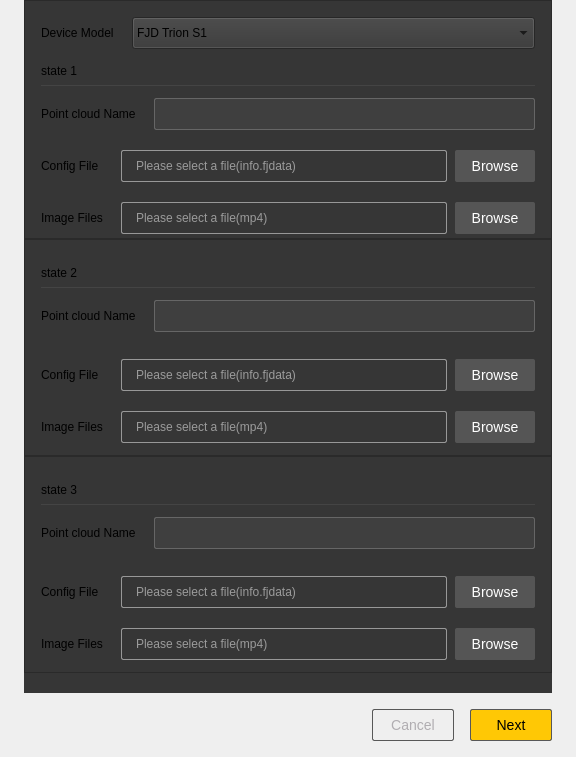
<?xml version="1.0" encoding="UTF-8"?>
<ui version="4.0">
 <class>PointCloudDataInputDlg</class>
 <widget class="QWidget" name="PointCloudDataInputDlg">
  <property name="geometry">
   <rect>
    <x>0</x>
    <y>0</y>
    <width>576</width>
    <height>757</height>
   </rect>
  </property>
  <property name="minimumSize">
   <size>
    <width>576</width>
    <height>0</height>
   </size>
  </property>
  <property name="maximumSize">
   <size>
    <width>576</width>
    <height>999999</height>
   </size>
  </property>
  <property name="windowTitle">
   <string>Statistical Outlier Removal</string>
  </property>
  <layout class="QVBoxLayout" name="verticalLayout_6">
   <property name="spacing">
    <number>0</number>
   </property>
   <property name="leftMargin">
    <number>24</number>
   </property>
   <property name="topMargin">
    <number>0</number>
   </property>
   <property name="rightMargin">
    <number>24</number>
   </property>
   <property name="bottomMargin">
    <number>0</number>
   </property>
   <item>
    <widget class="QFrame" name="frame">
     <property name="styleSheet">
      <string notr="true">background-color: rgb(54,54,54);</string>
     </property>
     <property name="frameShape">
      <enum>QFrame::StyledPanel</enum>
     </property>
     <property name="frameShadow">
      <enum>QFrame::Raised</enum>
     </property>
     <layout class="QVBoxLayout" name="verticalLayout_11">
      <property name="spacing">
       <number>20</number>
      </property>
      <property name="leftMargin">
       <number>16</number>
      </property>
      <property name="topMargin">
       <number>16</number>
      </property>
      <property name="rightMargin">
       <number>16</number>
      </property>
      <property name="bottomMargin">
       <number>4</number>
      </property>
      <item>
       <layout class="QVBoxLayout" name="verticalLayout_10">
        <property name="spacing">
         <number>12</number>
        </property>
        <item>
         <layout class="QHBoxLayout" name="horizontalLayout_14" stretch="0,5">
          <property name="spacing">
           <number>18</number>
          </property>
          <item>
           <widget class="QLabel" name="label_17">
            <property name="text">
             <string>Device Model</string>
            </property>
           </widget>
          </item>
          <item>
           <widget class="QComboBox" name="comboBox">
            <property name="minimumSize">
             <size>
              <width>0</width>
              <height>32</height>
             </size>
            </property>
            <property name="maximumSize">
             <size>
              <width>16777215</width>
              <height>32</height>
             </size>
            </property>
            <item>
             <property name="text">
              <string>FJD Trion S1</string>
             </property>
            </item>
            <item>
             <property name="text">
              <string>FJD Trion P1</string>
             </property>
            </item>
           </widget>
          </item>
         </layout>
        </item>
        <item>
         <layout class="QVBoxLayout" name="verticalLayout">
          <property name="spacing">
           <number>4</number>
          </property>
          <item>
           <layout class="QHBoxLayout" name="horizontalLayout">
            <item>
             <widget class="QLabel" name="label">
              <property name="minimumSize">
               <size>
                <width>0</width>
                <height>20</height>
               </size>
              </property>
              <property name="maximumSize">
               <size>
                <width>16777215</width>
                <height>20</height>
               </size>
              </property>
              <property name="text">
               <string>state 1</string>
              </property>
             </widget>
            </item>
            <item>
             <spacer name="horizontalSpacer">
              <property name="orientation">
               <enum>Qt::Horizontal</enum>
              </property>
              <property name="sizeHint" stdset="0">
               <size>
                <width>40</width>
                <height>20</height>
               </size>
              </property>
             </spacer>
            </item>
           </layout>
          </item>
          <item>
           <widget class="QLabel" name="label_13">
            <property name="minimumSize">
             <size>
              <width>0</width>
              <height>1</height>
             </size>
            </property>
            <property name="maximumSize">
             <size>
              <width>16777215</width>
              <height>1</height>
             </size>
            </property>
            <property name="styleSheet">
             <string notr="true">background-color: #444444;</string>
            </property>
            <property name="text">
             <string/>
            </property>
           </widget>
          </item>
         </layout>
        </item>
        <item>
         <layout class="QHBoxLayout" name="horizontalLayout_2">
          <property name="spacing">
           <number>18</number>
          </property>
          <item>
           <widget class="QLabel" name="label_2">
            <property name="text">
             <string>Point cloud Name</string>
            </property>
           </widget>
          </item>
          <item>
           <widget class="QLineEdit" name="lineEdit_cloudname">
            <property name="minimumSize">
             <size>
              <width>0</width>
              <height>32</height>
             </size>
            </property>
            <property name="maximumSize">
             <size>
              <width>16777215</width>
              <height>32</height>
             </size>
            </property>
            <property name="styleSheet">
             <string notr="true">QLineEdit
{
	background-color:#3F3F3F;
	color: #ffffff;
	border:1px solid #666666;
	border-radius: 2px;
	padding-left:12px;
}</string>
            </property>
            <property name="readOnly">
             <bool>true</bool>
            </property>
           </widget>
          </item>
         </layout>
        </item>
       </layout>
      </item>
      <item>
       <layout class="QGridLayout" name="gridLayout">
        <property name="horizontalSpacing">
         <number>18</number>
        </property>
        <property name="verticalSpacing">
         <number>20</number>
        </property>
        <item row="0" column="0">
         <widget class="QLabel" name="label_3">
          <property name="text">
           <string>Config File</string>
          </property>
         </widget>
        </item>
        <item row="0" column="1">
         <layout class="QHBoxLayout" name="horizontalLayout_3">
          <property name="spacing">
           <number>8</number>
          </property>
          <item>
           <widget class="QLineEdit" name="lineEdit_fjdata">
            <property name="minimumSize">
             <size>
              <width>0</width>
              <height>32</height>
             </size>
            </property>
            <property name="maximumSize">
             <size>
              <width>16777215</width>
              <height>32</height>
             </size>
            </property>
            <property name="styleSheet">
             <string notr="true">QLineEdit
{
	background-color:#363636;
	color: #ffffff;
	border:1px solid #989898;
	border-radius: 2px;
	padding-left:12px;
}</string>
            </property>
            <property name="readOnly">
             <bool>true</bool>
            </property>
            <property name="placeholderText">
             <string>Please select a file(info.fjdata)</string>
            </property>
           </widget>
          </item>
          <item>
           <widget class="QPushButton" name="pushButton_fjdata">
            <property name="styleSheet">
             <string notr="true">QPushButton{
	width: 80px;
	height: 32px;
	border-radius: 2px;
	font-size:14px;
	color:#ffffff;
	background-color:#555;
	border:none;
}

QPushButton:hover{
	background-color:#2B2B2B;
}
QPushButton:pressed{
	background-color:#2B2B2B;
}

QPushButton:disabled{
	background-color:#555;
}</string>
            </property>
            <property name="text">
             <string>Browse</string>
            </property>
           </widget>
          </item>
         </layout>
        </item>
        <item row="1" column="0">
         <widget class="QLabel" name="label_4">
          <property name="text">
           <string>Image Files</string>
          </property>
         </widget>
        </item>
        <item row="1" column="1">
         <layout class="QHBoxLayout" name="horizontalLayout_4">
          <property name="spacing">
           <number>8</number>
          </property>
          <item>
           <widget class="QLineEdit" name="lineEdit_videopath">
            <property name="minimumSize">
             <size>
              <width>0</width>
              <height>32</height>
             </size>
            </property>
            <property name="maximumSize">
             <size>
              <width>16777215</width>
              <height>32</height>
             </size>
            </property>
            <property name="styleSheet">
             <string notr="true">QLineEdit
{
	background-color:#363636;
	color: #ffffff;
	border:1px solid #989898;
	border-radius: 2px;
	padding-left:12px;
}</string>
            </property>
            <property name="readOnly">
             <bool>true</bool>
            </property>
            <property name="placeholderText">
             <string>Please select a file(mp4)</string>
            </property>
           </widget>
          </item>
          <item>
           <widget class="QPushButton" name="pushButton_video">
            <property name="styleSheet">
             <string notr="true">QPushButton{
	width: 80px;
	height: 32px;
	border-radius: 2px;
	font-size:14px;
	color:#ffffff;
	background-color:#555;
	border:none;
}

QPushButton:hover{
	background-color:#2B2B2B;
}
QPushButton:pressed{
	background-color:#2B2B2B;
}

QPushButton:disabled{
	background-color:#555;
}</string>
            </property>
            <property name="text">
             <string>Browse</string>
            </property>
           </widget>
          </item>
         </layout>
        </item>
       </layout>
      </item>
     </layout>
    </widget>
   </item>
   <item>
    <widget class="QFrame" name="frame_2">
     <property name="styleSheet">
      <string notr="true">background-color: rgb(54,54,54);</string>
     </property>
     <property name="frameShape">
      <enum>QFrame::StyledPanel</enum>
     </property>
     <property name="frameShadow">
      <enum>QFrame::Raised</enum>
     </property>
     <layout class="QVBoxLayout" name="verticalLayout_8">
      <property name="spacing">
       <number>20</number>
      </property>
      <property name="leftMargin">
       <number>16</number>
      </property>
      <property name="topMargin">
       <number>16</number>
      </property>
      <property name="rightMargin">
       <number>16</number>
      </property>
      <property name="bottomMargin">
       <number>4</number>
      </property>
      <item>
       <layout class="QVBoxLayout" name="verticalLayout_7">
        <property name="spacing">
         <number>12</number>
        </property>
        <item>
         <layout class="QVBoxLayout" name="verticalLayout_2">
          <property name="spacing">
           <number>4</number>
          </property>
          <item>
           <layout class="QHBoxLayout" name="horizontalLayout_5">
            <item>
             <widget class="QLabel" name="label_5">
              <property name="minimumSize">
               <size>
                <width>0</width>
                <height>20</height>
               </size>
              </property>
              <property name="maximumSize">
               <size>
                <width>16777215</width>
                <height>20</height>
               </size>
              </property>
              <property name="text">
               <string>state 2</string>
              </property>
             </widget>
            </item>
            <item>
             <spacer name="horizontalSpacer_2">
              <property name="orientation">
               <enum>Qt::Horizontal</enum>
              </property>
              <property name="sizeHint" stdset="0">
               <size>
                <width>40</width>
                <height>20</height>
               </size>
              </property>
             </spacer>
            </item>
           </layout>
          </item>
          <item>
           <widget class="QLabel" name="label_14">
            <property name="minimumSize">
             <size>
              <width>0</width>
              <height>1</height>
             </size>
            </property>
            <property name="maximumSize">
             <size>
              <width>16777215</width>
              <height>1</height>
             </size>
            </property>
            <property name="styleSheet">
             <string notr="true">background-color: #444444;</string>
            </property>
            <property name="text">
             <string/>
            </property>
           </widget>
          </item>
         </layout>
        </item>
        <item>
         <layout class="QHBoxLayout" name="horizontalLayout_6">
          <property name="spacing">
           <number>18</number>
          </property>
          <item>
           <widget class="QLabel" name="label_6">
            <property name="text">
             <string>Point cloud Name</string>
            </property>
           </widget>
          </item>
          <item>
           <widget class="QLineEdit" name="lineEdit_cloudname_2">
            <property name="minimumSize">
             <size>
              <width>0</width>
              <height>32</height>
             </size>
            </property>
            <property name="maximumSize">
             <size>
              <width>16777215</width>
              <height>32</height>
             </size>
            </property>
            <property name="styleSheet">
             <string notr="true">QLineEdit
{
	background-color:#3F3F3F;
	color: #ffffff;
	border:1px solid #666666;
	border-radius: 2px;
	padding-left:12px;
}</string>
            </property>
            <property name="readOnly">
             <bool>true</bool>
            </property>
           </widget>
          </item>
         </layout>
        </item>
       </layout>
      </item>
      <item>
       <layout class="QGridLayout" name="gridLayout_2">
        <property name="horizontalSpacing">
         <number>18</number>
        </property>
        <property name="verticalSpacing">
         <number>20</number>
        </property>
        <item row="0" column="0">
         <widget class="QLabel" name="label_7">
          <property name="text">
           <string>Config File</string>
          </property>
         </widget>
        </item>
        <item row="0" column="1">
         <layout class="QHBoxLayout" name="horizontalLayout_7">
          <property name="spacing">
           <number>8</number>
          </property>
          <item>
           <widget class="QLineEdit" name="lineEdit_fjdata_2">
            <property name="minimumSize">
             <size>
              <width>0</width>
              <height>32</height>
             </size>
            </property>
            <property name="maximumSize">
             <size>
              <width>16777215</width>
              <height>32</height>
             </size>
            </property>
            <property name="styleSheet">
             <string notr="true">QLineEdit
{
	background-color:#363636;
	color: #ffffff;
	border:1px solid #989898;
	border-radius: 2px;
	padding-left:12px;
}</string>
            </property>
            <property name="readOnly">
             <bool>true</bool>
            </property>
            <property name="placeholderText">
             <string>Please select a file(info.fjdata)</string>
            </property>
           </widget>
          </item>
          <item>
           <widget class="QPushButton" name="pushButton_fjdata_2">
            <property name="styleSheet">
             <string notr="true">QPushButton{
	width: 80px;
	height: 32px;
	border-radius: 2px;
	font-size:14px;
	color:#ffffff;
	background-color:#555;
	border:none;
}

QPushButton:hover{
	background-color:#2B2B2B;
}
QPushButton:pressed{
	background-color:#2B2B2B;
}

QPushButton:disabled{
	background-color:#555;
}</string>
            </property>
            <property name="text">
             <string>Browse</string>
            </property>
           </widget>
          </item>
         </layout>
        </item>
        <item row="1" column="0">
         <widget class="QLabel" name="label_8">
          <property name="text">
           <string>Image Files</string>
          </property>
         </widget>
        </item>
        <item row="1" column="1">
         <layout class="QHBoxLayout" name="horizontalLayout_8">
          <property name="spacing">
           <number>8</number>
          </property>
          <item>
           <widget class="QLineEdit" name="lineEdit_videopath_2">
            <property name="minimumSize">
             <size>
              <width>0</width>
              <height>32</height>
             </size>
            </property>
            <property name="maximumSize">
             <size>
              <width>16777215</width>
              <height>32</height>
             </size>
            </property>
            <property name="styleSheet">
             <string notr="true">QLineEdit
{
	background-color:#363636;
	color: #ffffff;
	border:1px solid #989898;
	border-radius: 2px;
	padding-left:12px;
}</string>
            </property>
            <property name="readOnly">
             <bool>true</bool>
            </property>
            <property name="placeholderText">
             <string>Please select a file(mp4)</string>
            </property>
           </widget>
          </item>
          <item>
           <widget class="QPushButton" name="pushButton_video_2">
            <property name="styleSheet">
             <string notr="true">QPushButton{
	width: 80px;
	height: 32px;
	border-radius: 2px;
	font-size:14px;
	color:#ffffff;
	background-color:#555;
	border:none;
}

QPushButton:hover{
	background-color:#2B2B2B;
}
QPushButton:pressed{
	background-color:#2B2B2B;
}

QPushButton:disabled{
	background-color:#555;
}</string>
            </property>
            <property name="text">
             <string>Browse</string>
            </property>
           </widget>
          </item>
         </layout>
        </item>
       </layout>
      </item>
     </layout>
    </widget>
   </item>
   <item>
    <widget class="QFrame" name="frame_3">
     <property name="styleSheet">
      <string notr="true">background-color: rgb(54,54,54);</string>
     </property>
     <property name="frameShape">
      <enum>QFrame::StyledPanel</enum>
     </property>
     <property name="frameShadow">
      <enum>QFrame::Raised</enum>
     </property>
     <layout class="QVBoxLayout" name="verticalLayout_5">
      <property name="spacing">
       <number>20</number>
      </property>
      <property name="leftMargin">
       <number>16</number>
      </property>
      <property name="topMargin">
       <number>16</number>
      </property>
      <property name="rightMargin">
       <number>16</number>
      </property>
      <property name="bottomMargin">
       <number>4</number>
      </property>
      <item>
       <layout class="QVBoxLayout" name="verticalLayout_4">
        <property name="spacing">
         <number>12</number>
        </property>
        <item>
         <layout class="QVBoxLayout" name="verticalLayout_3">
          <property name="spacing">
           <number>4</number>
          </property>
          <item>
           <layout class="QHBoxLayout" name="horizontalLayout_9">
            <item>
             <widget class="QLabel" name="label_9">
              <property name="minimumSize">
               <size>
                <width>0</width>
                <height>20</height>
               </size>
              </property>
              <property name="maximumSize">
               <size>
                <width>16777215</width>
                <height>20</height>
               </size>
              </property>
              <property name="text">
               <string>state 3</string>
              </property>
             </widget>
            </item>
            <item>
             <spacer name="horizontalSpacer_3">
              <property name="orientation">
               <enum>Qt::Horizontal</enum>
              </property>
              <property name="sizeHint" stdset="0">
               <size>
                <width>40</width>
                <height>20</height>
               </size>
              </property>
             </spacer>
            </item>
           </layout>
          </item>
          <item>
           <widget class="QLabel" name="label_15">
            <property name="minimumSize">
             <size>
              <width>0</width>
              <height>1</height>
             </size>
            </property>
            <property name="maximumSize">
             <size>
              <width>16777215</width>
              <height>1</height>
             </size>
            </property>
            <property name="styleSheet">
             <string notr="true">background-color: #444444;</string>
            </property>
            <property name="text">
             <string/>
            </property>
           </widget>
          </item>
         </layout>
        </item>
        <item>
         <layout class="QHBoxLayout" name="horizontalLayout_10">
          <property name="spacing">
           <number>18</number>
          </property>
          <item>
           <widget class="QLabel" name="label_10">
            <property name="text">
             <string>Point cloud Name</string>
            </property>
           </widget>
          </item>
          <item>
           <widget class="QLineEdit" name="lineEdit_cloudname_3">
            <property name="minimumSize">
             <size>
              <width>0</width>
              <height>32</height>
             </size>
            </property>
            <property name="maximumSize">
             <size>
              <width>16777215</width>
              <height>32</height>
             </size>
            </property>
            <property name="styleSheet">
             <string notr="true">QLineEdit
{
	background-color:#3F3F3F;
	color: #ffffff;
	border:1px solid #666666;
	border-radius: 2px;
	padding-left:12px;
}</string>
            </property>
            <property name="readOnly">
             <bool>true</bool>
            </property>
           </widget>
          </item>
         </layout>
        </item>
       </layout>
      </item>
      <item>
       <layout class="QGridLayout" name="gridLayout_3">
        <property name="horizontalSpacing">
         <number>18</number>
        </property>
        <property name="verticalSpacing">
         <number>20</number>
        </property>
        <item row="0" column="0">
         <widget class="QLabel" name="label_11">
          <property name="text">
           <string>Config File</string>
          </property>
         </widget>
        </item>
        <item row="0" column="1">
         <layout class="QHBoxLayout" name="horizontalLayout_11">
          <property name="spacing">
           <number>8</number>
          </property>
          <item>
           <widget class="QLineEdit" name="lineEdit_fjdata_3">
            <property name="minimumSize">
             <size>
              <width>0</width>
              <height>32</height>
             </size>
            </property>
            <property name="maximumSize">
             <size>
              <width>16777215</width>
              <height>32</height>
             </size>
            </property>
            <property name="styleSheet">
             <string notr="true">QLineEdit
{
	background-color:#363636;
	color: #ffffff;
	border:1px solid #989898;
	border-radius: 2px;
	padding-left:12px;
}</string>
            </property>
            <property name="readOnly">
             <bool>true</bool>
            </property>
            <property name="placeholderText">
             <string>Please select a file(info.fjdata)</string>
            </property>
           </widget>
          </item>
          <item>
           <widget class="QPushButton" name="pushButton_fjdata_3">
            <property name="styleSheet">
             <string notr="true">QPushButton{
	width: 80px;
	height: 32px;
	border-radius: 2px;
	font-size:14px;
	color:#ffffff;
	background-color:#555;
	border:none;
}

QPushButton:hover{
	background-color:#2B2B2B;
}
QPushButton:pressed{
	background-color:#2B2B2B;
}

QPushButton:disabled{
	background-color:#555;
}</string>
            </property>
            <property name="text">
             <string>Browse</string>
            </property>
           </widget>
          </item>
         </layout>
        </item>
        <item row="1" column="0">
         <widget class="QLabel" name="label_12">
          <property name="text">
           <string>Image Files</string>
          </property>
         </widget>
        </item>
        <item row="1" column="1">
         <layout class="QHBoxLayout" name="horizontalLayout_12">
          <property name="spacing">
           <number>8</number>
          </property>
          <item>
           <widget class="QLineEdit" name="lineEdit_videopath_3">
            <property name="minimumSize">
             <size>
              <width>0</width>
              <height>32</height>
             </size>
            </property>
            <property name="maximumSize">
             <size>
              <width>16777215</width>
              <height>32</height>
             </size>
            </property>
            <property name="styleSheet">
             <string notr="true">QLineEdit
{
	background-color:#363636;
	color: #ffffff;
	border:1px solid #989898;
	border-radius: 2px;
	padding-left:12px;
}</string>
            </property>
            <property name="readOnly">
             <bool>true</bool>
            </property>
            <property name="placeholderText">
             <string>Please select a file(mp4)</string>
            </property>
           </widget>
          </item>
          <item>
           <widget class="QPushButton" name="pushButton_video_3">
            <property name="styleSheet">
             <string notr="true">QPushButton{
	width: 80px;
	height: 32px;
	border-radius: 2px;
	font-size:14px;
	color:#ffffff;
	background-color:#555;
	border:none;
}

QPushButton:hover{
	background-color:#2B2B2B;
}
QPushButton:pressed{
	background-color:#2B2B2B;
}

QPushButton:disabled{
	background-color:#555;
}</string>
            </property>
            <property name="text">
             <string>Browse</string>
            </property>
           </widget>
          </item>
         </layout>
        </item>
       </layout>
      </item>
     </layout>
    </widget>
   </item>
   <item>
    <widget class="QLabel" name="label_16">
     <property name="minimumSize">
      <size>
       <width>0</width>
       <height>20</height>
      </size>
     </property>
     <property name="maximumSize">
      <size>
       <width>16777215</width>
       <height>20</height>
      </size>
     </property>
     <property name="styleSheet">
      <string notr="true">background-color: rgb(54,54,54);</string>
     </property>
     <property name="text">
      <string/>
     </property>
    </widget>
   </item>
   <item>
    <layout class="QHBoxLayout" name="horizontalLayout_13">
     <property name="spacing">
      <number>16</number>
     </property>
     <property name="topMargin">
      <number>16</number>
     </property>
     <property name="bottomMargin">
      <number>16</number>
     </property>
     <item>
      <spacer name="horizontalSpacer_4">
       <property name="orientation">
        <enum>Qt::Horizontal</enum>
       </property>
       <property name="sizeHint" stdset="0">
        <size>
         <width>40</width>
         <height>20</height>
        </size>
       </property>
      </spacer>
     </item>
     <item>
      <widget class="QPushButton" name="pushButton_cancel">
       <property name="styleSheet">
        <string notr="true">QPushButton{
	width: 80px;
	height: 30px;
	border-radius: 2px;
	border: 1px solid #585858;
	font-size:14px;
	color:rgb(176, 173, 177);
	background-color:transparent;
}
QPushButton:hover{
	background-color:rgb(27, 24, 28);
}
QPushButton:pressed{
	background-color:rgb(27, 24, 28);
}
</string>
       </property>
       <property name="text">
        <string>Cancel</string>
       </property>
      </widget>
     </item>
     <item>
      <widget class="QPushButton" name="pushButton_ok">
       <property name="styleSheet">
        <string notr="true">QPushButton{
	width: 80px;
	height: 30px;
	border-radius: 2px;
	border: 1px solid #585858;
	font-size:14px;
	color:rgb(0, 0, 0);
	background-color:rgb(255, 200, 5);
}
QPushButton:hover{
	background-color:rgb(255, 227, 126);
}
QPushButton:pressed{
	background-color:rgb(255, 227 , 131);
}

QPushButton:disabled{
	background-color:#6B5A1F;
}</string>
       </property>
       <property name="text">
        <string>Next</string>
       </property>
      </widget>
     </item>
    </layout>
   </item>
  </layout>
 </widget>
 <resources/>
 <connections/>
</ui>
